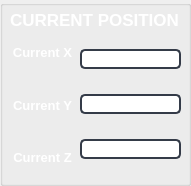
    <widget class="QGroupBox" name="adjust_thelta_3">
     <property name="geometry">
      <rect>
       <x>350</x>
       <y>10</y>
       <width>191</width>
       <height>186</height>
      </rect>
     </property>
     <property name="font">
      <font>
       <family>Segoe UI</family>
      </font>
     </property>
     <property name="styleSheet">
      <string notr="true">QGroupBox{border:2px solid gray;border-radius:5px;margin-top: 1ex;color: ;background-color: transparent;} QGroupBox::title{subcontrol-origin: margin;subcontrol-position:top left;padding:0 3px;}
color: rgb(0, 0, 0);
font: 12pt &quot;Segoe UI&quot;;</string>
     </property>
     <property name="title">
      <string/>
     </property>
     <widget class="QLabel" name="Xposlabel_6">
      <property name="geometry">
       <rect>
        <x>10</x>
        <y>10</y>
        <width>181</width>
        <height>20</height>
       </rect>
      </property>
      <property name="palette">
       <palette>
        <active>
         <colorrole role="WindowText">
          <brush brushstyle="SolidPattern">
           <color alpha="255">
            <red>255</red>
            <green>255</green>
            <blue>255</blue>
           </color>
          </brush>
         </colorrole>
         <colorrole role="Button">
          <brush brushstyle="SolidPattern">
           <color alpha="255">
            <red>30</red>
            <green>30</green>
            <blue>30</blue>
           </color>
          </brush>
         </colorrole>
         <colorrole role="Text">
          <brush brushstyle="SolidPattern">
           <color alpha="255">
            <red>255</red>
            <green>255</green>
            <blue>255</blue>
           </color>
          </brush>
         </colorrole>
         <colorrole role="ButtonText">
          <brush brushstyle="SolidPattern">
           <color alpha="255">
            <red>255</red>
            <green>255</green>
            <blue>255</blue>
           </color>
          </brush>
         </colorrole>
         <colorrole role="Base">
          <brush brushstyle="SolidPattern">
           <color alpha="255">
            <red>30</red>
            <green>30</green>
            <blue>30</blue>
           </color>
          </brush>
         </colorrole>
         <colorrole role="Window">
          <brush brushstyle="SolidPattern">
           <color alpha="255">
            <red>30</red>
            <green>30</green>
            <blue>30</blue>
           </color>
          </brush>
         </colorrole>
        </active>
        <inactive>
         <colorrole role="WindowText">
          <brush brushstyle="SolidPattern">
           <color alpha="255">
            <red>255</red>
            <green>255</green>
            <blue>255</blue>
           </color>
          </brush>
         </colorrole>
         <colorrole role="Button">
          <brush brushstyle="SolidPattern">
           <color alpha="255">
            <red>30</red>
            <green>30</green>
            <blue>30</blue>
           </color>
          </brush>
         </colorrole>
         <colorrole role="Text">
          <brush brushstyle="SolidPattern">
           <color alpha="255">
            <red>255</red>
            <green>255</green>
            <blue>255</blue>
           </color>
          </brush>
         </colorrole>
         <colorrole role="ButtonText">
          <brush brushstyle="SolidPattern">
           <color alpha="255">
            <red>255</red>
            <green>255</green>
            <blue>255</blue>
           </color>
          </brush>
         </colorrole>
         <colorrole role="Base">
          <brush brushstyle="SolidPattern">
           <color alpha="255">
            <red>30</red>
            <green>30</green>
            <blue>30</blue>
           </color>
          </brush>
         </colorrole>
         <colorrole role="Window">
          <brush brushstyle="SolidPattern">
           <color alpha="255">
            <red>30</red>
            <green>30</green>
            <blue>30</blue>
           </color>
          </brush>
         </colorrole>
        </inactive>
        <disabled>
         <colorrole role="WindowText">
          <brush brushstyle="SolidPattern">
           <color alpha="255">
            <red>255</red>
            <green>255</green>
            <blue>255</blue>
           </color>
          </brush>
         </colorrole>
         <colorrole role="Button">
          <brush brushstyle="SolidPattern">
           <color alpha="255">
            <red>30</red>
            <green>30</green>
            <blue>30</blue>
           </color>
          </brush>
         </colorrole>
         <colorrole role="Text">
          <brush brushstyle="SolidPattern">
           <color alpha="255">
            <red>255</red>
            <green>255</green>
            <blue>255</blue>
           </color>
          </brush>
         </colorrole>
         <colorrole role="ButtonText">
          <brush brushstyle="SolidPattern">
           <color alpha="255">
            <red>255</red>
            <green>255</green>
            <blue>255</blue>
           </color>
          </brush>
         </colorrole>
         <colorrole role="Base">
          <brush brushstyle="SolidPattern">
           <color alpha="255">
            <red>30</red>
            <green>30</green>
            <blue>30</blue>
           </color>
          </brush>
         </colorrole>
         <colorrole role="Window">
          <brush brushstyle="SolidPattern">
           <color alpha="255">
            <red>30</red>
            <green>30</green>
            <blue>30</blue>
           </color>
          </brush>
         </colorrole>
        </disabled>
       </palette>
      </property>
      <property name="font">
       <font>
        <family>Segoe UI</family>
        <pointsize>13</pointsize>
        <weight>75</weight>
        <bold>true</bold>
       </font>
      </property>
      <property name="styleSheet">
       <string notr="true">color: rgb(255, 255, 255)</string>
      </property>
      <property name="text">
       <string>CURRENT POSITION</string>
      </property>
     </widget>
     <widget class="QWidget" name="layoutWidget">
      <property name="geometry">
       <rect>
        <x>10</x>
        <y>30</y>
        <width>65</width>
        <height>151</height>
       </rect>
      </property>
      <layout class="QGridLayout" name="gridLayout_6">
       <item row="0" column="0">
        <widget class="QLabel" name="label_7">
         <property name="font">
          <font>
           <pointsize>10</pointsize>
           <weight>75</weight>
           <bold>true</bold>
          </font>
         </property>
         <property name="styleSheet">
          <string notr="true">color: rgb(255, 255, 255)</string>
         </property>
         <property name="text">
          <string>&lt;html&gt;&lt;head/&gt;&lt;body&gt;&lt;p align=&quot;center&quot;&gt;Current X&lt;/p&gt;&lt;/body&gt;&lt;/html&gt;</string>
         </property>
        </widget>
       </item>
       <item row="1" column="0">
        <widget class="QLabel" name="label_5">
         <property name="font">
          <font>
           <pointsize>10</pointsize>
           <weight>75</weight>
           <bold>true</bold>
          </font>
         </property>
         <property name="styleSheet">
          <string notr="true">color: rgb(255, 255, 255)</string>
         </property>
         <property name="text">
          <string>&lt;html&gt;&lt;head/&gt;&lt;body&gt;&lt;p align=&quot;center&quot;&gt;Current Y&lt;/p&gt;&lt;/body&gt;&lt;/html&gt;</string>
         </property>
        </widget>
       </item>
       <item row="2" column="0">
        <widget class="QLabel" name="label_6">
         <property name="font">
          <font>
           <pointsize>10</pointsize>
           <weight>75</weight>
           <bold>true</bold>
          </font>
         </property>
         <property name="styleSheet">
          <string notr="true">color: rgb(255, 255, 255)</string>
         </property>
         <property name="text">
          <string>&lt;html&gt;&lt;head/&gt;&lt;body&gt;&lt;p align=&quot;center&quot;&gt;Current Z&lt;/p&gt;&lt;/body&gt;&lt;/html&gt;</string>
         </property>
        </widget>
       </item>
      </layout>
     </widget>
     <widget class="QWidget" name="layoutWidget">
      <property name="geometry">
       <rect>
        <x>80</x>
        <y>30</y>
        <width>101</width>
        <height>151</height>
       </rect>
      </property>
      <layout class="QGridLayout" name="gridLayout_7">
       <item row="0" column="0">
        <widget class="QLineEdit" name="current_x">
         <property name="styleSheet">
          <string notr="true">QLineEdit {
	background-color: rgb(255 , 255 , 255 );
	border-radius: 5px;
	border: 2px solid rgb(52, 59, 72);
}
QLineEdit:hover {
	border: 2px solid rgb(255 , 255 , 255 );
	background-color:rgb(255 , 255 , 255 );
}
QLineEdit:focus {
	border: 2px solid rgb(255 , 255 , 255 );
}</string>
         </property>
        </widget>
       </item>
       <item row="1" column="0">
        <widget class="QLineEdit" name="current_y">
         <property name="styleSheet">
          <string notr="true">QLineEdit {
	background-color: rgb(255 , 255 , 255 );
	border-radius: 5px;
	border: 2px solid rgb(52, 59, 72);
}
QLineEdit:hover {
	border: 2px solid rgb(255 , 255 , 255 );
	background-color:rgb(255 , 255 , 255 );
}
QLineEdit:focus {
	border: 2px solid rgb(255 , 255 , 255 );
}</string>
         </property>
        </widget>
       </item>
       <item row="2" column="0">
        <widget class="QLineEdit" name="current_z">
         <property name="styleSheet">
          <string notr="true">QLineEdit {
	background-color: rgb(255 , 255 , 255 );
	border-radius: 5px;
	border: 2px solid rgb(52, 59, 72);
}
QLineEdit:hover {
	border: 2px solid rgb(255 , 255 , 255 );
	background-color:rgb(255 , 255 , 255 );
}
QLineEdit:focus {
	border: 2px solid rgb(255 , 255 , 255 );
}</string>
         </property>
        </widget>
       </item>
      </layout>
     </widget>
    </widget>
